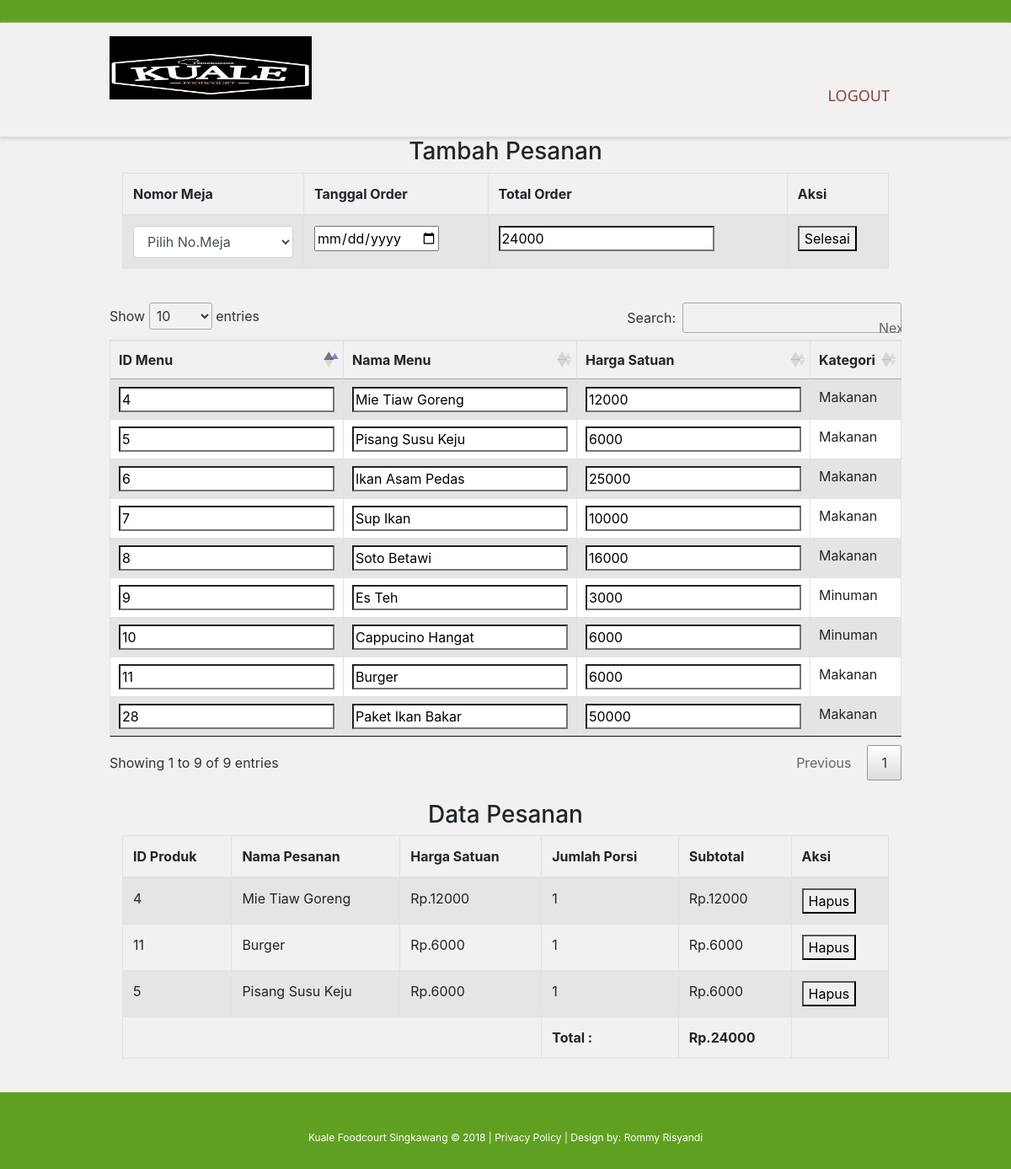
The page /index.php/admin/pesan on the database its author committed.
### tables this page shows
CREATE TABLE `tb_menu` (
  `id_menu` int(11) NOT NULL,
  `nama_menu` varchar(50) NOT NULL,
  `harga` int(10) NOT NULL,
  `kategori` varchar(10) NOT NULL,
  `foto` varchar(100) NOT NULL
);

CREATE TABLE `tb_detail_pesanan` (
  `id_detail_pesanan` int(11) NOT NULL,
  `id_menu` int(11) NOT NULL,
  `id_pesanan` int(11) NOT NULL,
  `nama_pesanan` varchar(50) NOT NULL,
  `harga_satuan` int(20) NOT NULL,
  `jml_porsi` int(20) NOT NULL,
  `subtotal` int(20) NOT NULL,
  `status` tinyint(1) NOT NULL
);

### application/controllers/Admin.php (called while the page is built, shortened)
<?php
class admin extends CI_Controller {
	public function __construct()
	{
		$this->load->model('kuale');
	}
	public function pesan()
	{
		 $data['detail'] = $this->kuale->getmenu();
		 $data['sumjumlah'] = $this->kuale->getsum();
		$data['data'] = $this->kuale->selectAll('tb_menu')->
		result_object();
		$this->load->view('admin/tpesan', $data);
	}
}

### index.php (called while the page is built, shortened)
<?php
require_once BASEPATH.'core/CodeIgniter.php';

### application/models/kuale.php (called while the page is built, shortened)
<?php
class Kuale extends CI_Model {
	public function selectAll($tabel)
	{
		return $query = $this->db->get($tabel);
	}
	public function getmenu()
	{
		$sql = "SELECT id_menu, nama_pesanan, harga_satuan, jml_porsi, (harga_satuan * jml_porsi) as subtotal FROM tb_detail_pesanan ORDER BY id_detail_pesanan ";
		return $this->db->query($sql);
	}
	public function getsum()
	{
		$this->db->select_sum('subtotal', 'total');
		$this->db->from('tb_detail_pesanan');
		return $this->db->get('')->row();
	}
}

### application/views/admin/tpesan.php (the view, shortened to what this page needs)
<!DOCTYPE html>
<html>
<head>
  <link rel="stylesheet" href="<?php echo base_url(); ?>/asset/css/style.css">
<link rel="stylesheet" href="<?php echo base_url(); ?>/asset/css/slider.css">
  <link rel="stylesheet" href="https://cdn.datatables.net/1.10.19/css/jquery.dataTables.min.css">
  <link rel="stylesheet" href="https://stackpath.bootstrapcdn.com/bootstrap/4.1.3/css/bootstrap.min.css">
    <link rel="stylesheet" href="<?php echo base_url(); ?>/asset/css/dataTables.bootstrap4.min.css">
    <link rel="stylesheet" href="<?php echo base_url(); ?>/asset/css/jquery.dataTables.css">
  </head>
<body>
<div class="main">
<header>
    <div class="container_12">
      <div class="grid_12">
        <h1><a href=""><img src="<?php echo base_url();?>/asset/images/logo kuale.jpg" style="width: 100%; height:120%;" alt=""></a></h1>
        <div class="menu_block">
          <nav>
            <ul class="sf-menu">
              <li><a href="<?php echo site_url('admin/logout');?>">Logout</a></li>
            </ul>
          </nav>
        </div>
      </div>
    </div>
  </header>
<section class="content">
<div class="container_12">
<div class="grid_12">
  <h3 class="text-center">Tambah Pesanan</h3>
<form>
  <div class="col-xs-12 col-sm-12">
    <table id="example2" class="table table-bordered table-hover table-striped" style="width: 100%">
      <thead>
    <th>Nomor Meja</th>
    <th>Tanggal Order</th>
    <th>Total Order</th>
    <th>Aksi</th>
  </thead>
  <tbody>
    <tr>
      <?php
$total=0;
foreach ($detail->result() as $row => $r) {
$total +=$r->subtotal;
}
?>
<?php echo form_open('admin/porder'); ?>
<td><select name="no_meja" class="form-control">
  <option>Pilih No.Meja</option>
</select></td>
<td><input type="date" name="tgl_order" id="tgl_order"></td>
<td><input type="text" name="total" class="subtotal_val" value="<?=$total ;?>" readonly></td>
<td><button type="submit" onClick="return confirm('apakah anda sudah selesai menginput menu?')">Selesai</button></td></tr>
<?php echo form_close();; ?>
</tbody></table><br/>
</div>
  <div class="col-xs-12 col-sm-12">
<div class="row">
  <div style="overflow-y: scroll; width: 100%"><table id="example3" class="table table-bordered table-hover table-striped" style="width: 100%">
    <thead>
  <th>ID Menu</th>
  <th>Nama Menu</th>
  <th>Harga Satuan</th>
  <th>Kategori</th>
</thead>
<tbody>
     <?php
      foreach ($data as $row => $r)
      for($i=1;$i<2;$i++)
      {
     ?>
  <tr>
    <?php echo form_open_multipart('admin/apesan'); ?>
      <td><input type="text" name="id_menu" value="<?php echo $r->id_menu?>" readonly></td>
      <td><input type="text" name="nama_pesanan" value="<?php echo $r->nama_menu?>" readonly></td>
      <td><input type="text" id="harga_satuan" class="harga_satuan" name="harga_satuan" onkeyup="hitung()" value="<?php echo $r->harga; ?>" readonly></td>
      <td><?php echo $r->kategori; ?></td>
      <td><a href="<?php echo base_url('admin/apesan') ?>"><button type="submit">Masukkan</button></td></tr>
 <?php
} ?>
</tr></tbody></table><br/>
</div>
</div>
<h3 class="text-center">Data Pesanan</h3>
<div style="overflow-y: scroll; width: 100%"><table id="example4" class="table table-bordered table-hover table-striped" style="width: 100%">
  <thead>
    <th>ID Produk</th>
    <th>Nama Pesanan</th>
    <th>Harga Satuan</th>
    <th>Jumlah Porsi</th>
    <th>Subtotal</th>
    <th>Aksi</th>
  </thead>
  <tbody>
     <?php
     $total = 0;
     foreach ($detail->result() as $row => $r) {
     ?>
    <tr>
      <td><?php echo $r->id_menu; ?></td>
      <td><?php echo $r->nama_pesanan; ?></td>
      <td id="harga_satuan" class="harga_satuan">Rp.<?php echo $r->harga_satuan; ?></td>
      <td id="jml_porsi" class="jml_porsi" onkeyup="total()"><?php echo $r->jml_porsi; ?></td>
      <td id="subtotal" class="subtotal" onkeyup="total()">Rp.<?php echo $r->subtotal; ?></td>
      <td><a href="<?php echo site_url('admin/hapus2/').$r->id_menu?>"
            onClick="return confirm('apakah anda yakin ingin menghapus pesanan?')"><button>Hapus</button></a></td></tr>
       <?php
        $total +=$r->subtotal;
     }
        ?>
       <tr style="font-weight: bold;"><td colspan="3"></td><td>Total :</td><td id="total1" name="total1" class="total1">Rp.<?php echo $total; ?></td></tr>
  </tbody></table><br/>
</div>
</div>
  </div>
</div>
<footer>
<div class="container_12">
    <div class="grid_12"> Kuale Foodcourt Singkawang &copy; 2018 | <a>Privacy Policy</a> | Design by: Rommy Risyandi </div>
  </div>
</footer>
</body>
</html>

### asset/css/style.css (style rules this page uses)
html { width: 100%; }
* { -webkit-text-size-adjust: none; }
body { font: 14px/18px Arial, Helvetica, sans-serif; color:#826660; position:relative; min-width:960px; padding-top: 27px; background: #5fa022; }
h1, h2, h3, h4, h5, h6 { font-weight: normal; color: #5d0400; font-family: Times New Roman; }
h3 { font-size: 20px; line-height: 24px; }
img { max-width: 100%; height: auto; }
ul { padding: 0; margin: 0; list-style: none; }
a { text-decoration: none; color: inherit; outline: none; transition: 0.5s ease; -o-transition: 0.5s ease; -webkit-transition: 0.5s ease; }
header { display: block; padding-top: 16px; position: relative; z-index: 999; background: #f2f0f0 ; padding-bottom: 31px; border-bottom: 1px solid #dddbdb; box-shadow: 0 1px 5px #ccc; }
header h1 { float: none; position: relative; z-index: 999; }
header h1 a { display: block; overflow: hidden; margin: 0 auto; width: 240px; float: left; height: 75px; text-indent: -999px; transition: 0s ease; -o-transition: 0s ease; -webkit-transition: 0s ease; }
header h1 a img { display: block; }
.main { background: #f2f0f0; }
footer { display: block; padding: 45px 0; font-size: 12px; color: #fff; text-align: center; }

### asset/css/grid.css (style rules this page uses)
body { min-width: 960px; }
.container_12 { margin-left: auto; margin-right: auto; width: 960px; }
.grid_1, .grid_2, .grid_3, .grid_4, .grid_5, .grid_6, .grid_7, .grid_8, .grid_9, .grid_10, .grid_11, .grid_12 { display: inline; float: left; margin-left: 10px; margin-right: 10px; }
.container_12 .grid_12 { width: 940px; }
.clearfix:before, .clearfix:after, .container_12:before, .container_12:after { content: '.'; display: block; overflow: hidden; visibility: hidden; font-size: 0; line-height: 0; width: 0; height: 0; }
.clearfix:after, .container_12:after { clear: both; }
.clearfix, .container_12 { zoom: 1; }

### asset/css/superfish.css (style rules this page uses)
.menu_block { position: relative; float: right; padding-top: 31px; }
nav>.sf-menu { text-align: center; }
nav { position:relative;padding: 0px 0 0 0; }
.sf-menu li { float:left;position:relative; }
.sf-menu>li { float: left; position: relative; }
.sf-menu>li:first-child { margin-left: 0; }
.sf-menu>li>a { font-size: 18px; font-family: 'Noto Sans', sans-serif; color: #85423f; position: relative; text-transform: uppercase; line-height: 20px; z-index: 999; background: url(../images/spacer.png) 0 0 repeat; border-radius: 5px; position: relative; display: block; padding: 5px 14px 8px; }

### application/views/admin/tpesan.php (style rules this page uses)
body { background-color: #5fa022; }
table { overflow-y: none; }

### rows shown on the page
tb_menu: id_menu "4", nama_pesanan "Mie Tiaw Goreng", harga_satuan "12000", kategori "Makanan"
tb_menu: id_menu "5", nama_pesanan "Pisang Susu Keju", harga_satuan "6000", kategori "Makanan"
tb_menu: id_menu "6", nama_pesanan "Ikan Asam Pedas", harga_satuan "25000", kategori "Makanan"
tb_menu: id_menu "7", nama_pesanan "Sup Ikan", harga_satuan "10000", kategori "Makanan"
tb_menu: id_menu "8", nama_pesanan "Soto Betawi", harga_satuan "16000", kategori "Makanan"
tb_menu: id_menu "9", nama_pesanan "Es Teh", harga_satuan "3000", kategori "Minuman"
tb_menu: id_menu "10", nama_pesanan "Cappucino Hangat", harga_satuan "6000", kategori "Minuman"
tb_menu: id_menu "11", nama_pesanan "Burger", harga_satuan "6000", kategori "Makanan"
tb_menu: id_menu "28", nama_pesanan "Paket Ikan Bakar", harga_satuan "50000", kategori "Makanan"
tb_detail_pesanan: id_menu "4", nama_pesanan "Mie Tiaw Goreng", harga_satuan "12000", jml_porsi "1", subtotal "12000"
tb_detail_pesanan: id_menu "11", nama_pesanan "Burger", harga_satuan "6000", jml_porsi "1", subtotal "6000"
tb_detail_pesanan: id_menu "5", nama_pesanan "Pisang Susu Keju", harga_satuan "6000", jml_porsi "1", subtotal "6000"

### other values the page prints
$total "24000"
